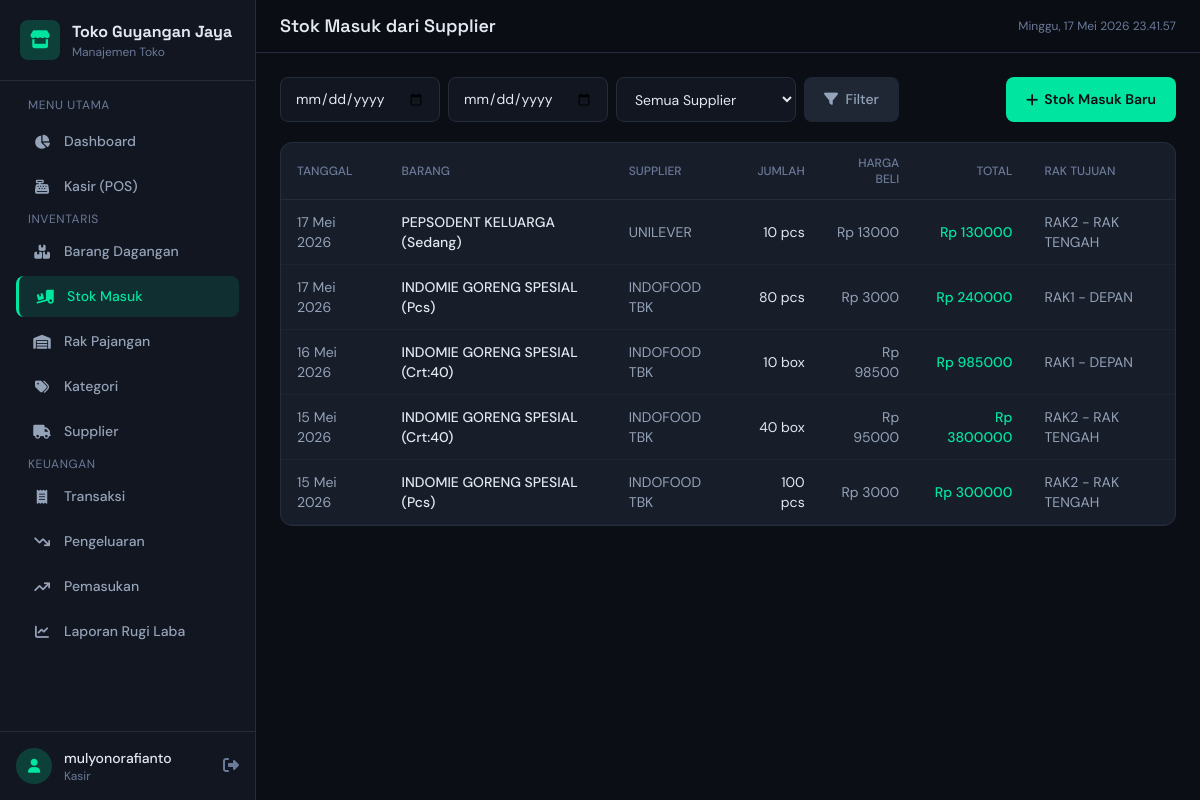
Page /stock-in/ (signed in) on the committed database.
### store/models.py (models this page shows, shortened)
class StockIn(models.Model):
    product = models.ForeignKey(Product, on_delete=models.CASCADE,
                                 verbose_name='Barang', related_name='stock_ins')
    supplier = models.ForeignKey(Supplier, on_delete=models.SET_NULL, null=True,
                                  verbose_name='Supplier', related_name='stock_ins')
    quantity = models.PositiveIntegerField('Jumlah Masuk')
    purchase_price = models.DecimalField('Harga Beli per Unit', max_digits=15, decimal_places=2)
    total_price = models.DecimalField('Total Harga', max_digits=15, decimal_places=2,
                                      help_text='Otomatis dihitung dari jumlah x harga beli')
    shelf = models.ForeignKey(Shelf, on_delete=models.SET_NULL, null=True,
                               verbose_name='Rak Tujuan', related_name='stock_ins')
    date = models.DateField('Tanggal Masuk')
    notes = models.TextField('Catatan', blank=True, null=True)
    created_by = models.ForeignKey(User, on_delete=models.SET_NULL, null=True)
    created_at = models.DateTimeField(auto_now_add=True)
    class Meta:
        verbose_name = 'Stok Masuk'
        verbose_name_plural = 'Stok Masuk'
        ordering = ['-date', '-created_at']

class Product(models.Model):
    UNIT_CHOICES = [
        ('pcs', 'Pieces'),
        ('kg', 'Kilogram'),
        ('ltr', 'Liter'),
        ('pack', 'Pack'),
        ('box', 'Box'),
        ('lusin', 'Lusin'),
    ]
    name = models.CharField('Nama Barang', max_length=200)
    sku = models.CharField('Kode SKU', max_length=50, unique=True, help_text='Stock Keeping Unit')
    barcode = models.CharField('Barcode', max_length=100, blank=True, null=True, unique=True)
    category = models.ForeignKey(Category, on_delete=models.SET_NULL, null=True, blank=True,
                                  verbose_name='Kategori', related_name='products')
    description = models.TextField('Deskripsi', blank=True, null=True)
    unit = models.CharField('Satuan', max_length=20, choices=UNIT_CHOICES, default='pcs')
    purchase_price = models.DecimalField('Harga Beli', max_digits=15, decimal_places=2, default=0)
    selling_price = models.DecimalField('Harga Jual', max_digits=15, decimal_places=2, default=0)
    image = models.ImageField('Gambar', upload_to='products/', blank=True, null=True)
    is_active = models.BooleanField('Aktif', default=True)
    minimum_stock = models.PositiveIntegerField('Stok Minimum', default=5,
                                                 help_text='Peringatan stok rendah jika di bawah ini')
    created_at = models.DateTimeField(auto_now_add=True)
    updated_at = models.DateTimeField(auto_now=True)
    class Meta:
        verbose_name = 'Barang'
        verbose_name_plural = 'Barang'
        ordering = ['name']

class Supplier(models.Model):
    name = models.CharField('Nama Supplier', max_length=200)
    contact_person = models.CharField('Kontak Person', max_length=150, blank=True, null=True)
    phone = models.CharField('Telepon', max_length=20, blank=True, null=True)
    email = models.EmailField('Email', blank=True, null=True)
    address = models.TextField('Alamat', blank=True, null=True)
    created_at = models.DateTimeField(auto_now_add=True)
    updated_at = models.DateTimeField(auto_now=True)
    class Meta:
        verbose_name = 'Supplier'
        verbose_name_plural = 'Supplier'
        ordering = ['name']

class Shelf(models.Model):
    name = models.CharField('Nama Rak', max_length=100)
    location = models.CharField('Lokasi Rak', max_length=200, help_text='Contoh: Area depan kiri, Rak nomor 3')
    description = models.TextField('Deskripsi', blank=True, null=True)
    capacity = models.PositiveIntegerField('Kapasitas (unit)', default=100)
    created_at = models.DateTimeField(auto_now_add=True)
    updated_at = models.DateTimeField(auto_now=True)
    class Meta:
        verbose_name = 'Rak'
        verbose_name_plural = 'Rak'
        ordering = ['name']

### store/views.py (the view)
# urls.py: path('stock-in/', views.stockin_list, name='stockin_list'),
@login_required
def stockin_list(request):
    stockins = StockIn.objects.select_related('product', 'supplier', 'shelf').all()
    date_from = request.GET.get('date_from')
    date_to = request.GET.get('date_to')
    supplier = request.GET.get('supplier')
    if date_from:
        stockins = stockins.filter(date__gte=date_from)
    if date_to:
        stockins = stockins.filter(date__lte=date_to)
    if supplier:
        stockins = stockins.filter(supplier_id=supplier)
    suppliers = Supplier.objects.all()
    return render(request, 'store/stockin_list.html', {
        'stockins': stockins,
        'suppliers': suppliers,
    })

### store/templates/store/stockin_list.html (shortened to what this page needs)
{% extends 'store/base.html' %}
{% block nav_stockin %}active{% endblock %}
{% block page_title %}Stok Masuk dari Supplier{% endblock %}
{% block content %}
<div class="flex flex-col sm:flex-row gap-3 mb-5">
    <form method="get" class="flex flex-wrap gap-2 flex-1">
        <input type="date" name="date_from" class="form-input max-w-[160px]" value="{{ request.GET.date_from|default:'' }}">
        <input type="date" name="date_to" class="form-input max-w-[160px]" value="{{ request.GET.date_to|default:'' }}">
        <select name="supplier" class="form-input max-w-[180px]">
            <option value="">Semua Supplier</option>
        </select>
        <button type="submit" class="btn-secondary"><i class="fas fa-filter mr-1"></i> Filter</button>
    </form>
    <a href="{% url 'store:stockin_create' %}" class="btn-primary inline-flex items-center gap-1.5 whitespace-nowrap">
        <i class="fas fa-plus"></i> Stok Masuk Baru
    </a>
</div>
<div class="bg-card border border-border rounded-xl overflow-hidden">
    <div class="overflow-x-auto">
        <table class="w-full text-sm">
            <thead>
                <tr class="border-b border-border text-left">
                    <th class="px-4 py-3 text-muted font-medium text-xs uppercase">Tanggal</th>
                    <th class="px-4 py-3 text-muted font-medium text-xs uppercase">Barang</th>
                    <th class="px-4 py-3 text-muted font-medium text-xs uppercase">Supplier</th>
                    <th class="px-4 py-3 text-muted font-medium text-xs uppercase text-right">Jumlah</th>
                    <th class="px-4 py-3 text-muted font-medium text-xs uppercase text-right">Harga Beli</th>
                    <th class="px-4 py-3 text-muted font-medium text-xs uppercase text-right">Total</th>
                    <th class="px-4 py-3 text-muted font-medium text-xs uppercase">Rak Tujuan</th>
                </tr>
            </thead>
            <tbody>
                {% for si in stockins %}
                <tr class="table-row border-b border-border/50">
                    <td class="px-4 py-3 text-fgDim">{{ si.date|date:"d M Y" }}</td>
                    <td class="px-4 py-3 text-fg font-medium">{{ si.product.name }}</td>
                    <td class="px-4 py-3 text-fgDim">{{ si.supplier.name|default:"-" }}</td>
                    <td class="px-4 py-3 text-right text-fg">{{ si.quantity }} {{ si.product.unit }}</td>
                    <td class="px-4 py-3 text-right text-fgDim">Rp {{ si.purchase_price|floatformat:0 }}</td>
                    <td class="px-4 py-3 text-right text-accent font-medium">Rp {{ si.total_price|floatformat:0 }}</td>
                    <td class="px-4 py-3 text-fgDim">{{ si.shelf.name|default:"-" }}</td>
                </tr>
                {% empty %}
                <tr>
                    <td colspan="7" class="px-4 py-12 text-center text-muted">
                        <i class="fas fa-truck-ramp-box text-3xl mb-3 block"></i>Belum ada data stok masuk
                    </td>
                </tr>
                {% endfor %}
            </tbody>
        </table>
    </div>
</div>
{% endblock %}

### store/templates/store/base.html (shortened to what this page needs)
{% load static %}
<!DOCTYPE html>
<html lang="id">
<head>
    <script src="https://cdn.tailwindcss.com"></script>
    <link rel="stylesheet" href="https://cdnjs.cloudflare.com/ajax/libs/font-awesome/6.5.0/css/all.min.css">
</head>
<body class="min-h-screen">
    <aside class="sidebar fixed left-0 top-0 h-full w-64 bg-surface border-r border-border flex flex-col z-50 lg:translate-x-0" id="sidebar">
        <div class="p-5 border-b border-border">
            <div class="flex items-center gap-3">
                <div class="w-10 h-10 rounded-lg bg-accent/20 flex items-center justify-center">
                    <i class="fas fa-store text-accent text-lg"></i>
                </div>
                <div>
                    <h1 class="text-base font-display font-bold text-fg">Toko Guyangan Jaya</h1>
                    <p class="text-xs text-muted">Manajemen Toko</p>
                </div>
            </div>
        </div>
        <nav class="flex-1 overflow-y-auto p-4 space-y-1">
            <p class="text-xs text-muted uppercase tracking-wider mb-2 px-3">Menu Utama</p>
            <a href="{% url 'store:dashboard' %}" class="sidebar-link {% block nav_dashboard %}{% endblock %}">
                <i class="fas fa-chart-pie"></i> Dashboard
            </a>
            <a href="{% url 'store:pos' %}" class="sidebar-link {% block nav_pos %}{% endblock %}">
                <i class="fas fa-cash-register"></i> Kasir (POS)
            </a>
            <p class="text-xs text-muted uppercase tracking-wider mt-5 mb-2 px-3">Inventaris</p>
            <a href="{% url 'store:product_list' %}" class="sidebar-link {% block nav_products %}{% endblock %}">
                <i class="fas fa-boxes-stacked"></i> Barang Dagangan
            </a>
            <a href="{% url 'store:stockin_list' %}" class="sidebar-link {% block nav_stockin %}{% endblock %}">
                <i class="fas fa-truck-ramp-box"></i> Stok Masuk
            </a>
            <a href="{% url 'store:shelf_list' %}" class="sidebar-link {% block nav_shelves %}{% endblock %}">
                <i class="fas fa-warehouse"></i> Rak Pajangan
            </a>
            <a href="{% url 'store:category_list' %}" class="sidebar-link {% block nav_categories %}{% endblock %}">
                <i class="fas fa-tags"></i> Kategori
            </a>
            <a href="{% url 'store:supplier_list' %}" class="sidebar-link {% block nav_suppliers %}{% endblock %}">
                <i class="fas fa-truck"></i> Supplier
            </a>
            <p class="text-xs text-muted uppercase tracking-wider mt-5 mb-2 px-3">Keuangan</p>
            <a href="{% url 'store:transaction_list' %}" class="sidebar-link {% block nav_transactions %}{% endblock %}">
                <i class="fas fa-receipt"></i> Transaksi
            </a>
            <a href="{% url 'store:expense_list' %}" class="sidebar-link {% block nav_expenses %}{% endblock %}">
                <i class="fas fa-arrow-trend-down"></i> Pengeluaran
            </a>
            <a href="{% url 'store:income_list' %}" class="sidebar-link {% block nav_incomes %}{% endblock %}">
                <i class="fas fa-arrow-trend-up"></i> Pemasukan
            </a>
            <a href="{% url 'store:report' %}" class="sidebar-link {% block nav_reports %}{% endblock %}">
                <i class="fas fa-chart-line"></i> Laporan Rugi Laba
            </a>
        </nav>
        <div class="p-4 border-t border-border">
            <div class="flex items-center gap-3">
                <div class="w-9 h-9 rounded-full bg-accent/20 flex items-center justify-center">
                    <i class="fas fa-user text-accent text-sm"></i>
                </div>
                <div class="flex-1 min-w-0">
                    <p class="text-sm font-medium text-fg truncate">{{ request.user.username }}</p>
                    <p class="text-xs text-muted">Kasir</p>
                </div>
                <form method="post" action="{% url 'logout' %}" class="inline">
                    <button type="submit" class="text-muted hover:text-danger transition-colors cursor-pointer" title="Keluar">
                        <i class="fas fa-right-from-bracket"></i>
                    </button>
                </form>
            </div>
        </div>
    </aside>
    <main class="lg:ml-64 min-h-screen">
        <header class="sticky top-0 z-30 bg-bg/80 backdrop-blur-xl border-b border-border px-4 lg:px-6 py-3">
            <div class="flex items-center justify-between">
                <div class="flex items-center gap-3">
                    <h2 class="text-lg font-display font-semibold text-fg">{% block page_title %}{% endblock %}</h2>
                </div>
                <div class="flex items-center gap-3">
                    <span class="text-xs text-muted" id="currentTime"></span>
                </div>
            </div>
        </header>
        <div class="p-4 lg:p-6 animate-fade-in">
            {% block content %}{% endblock %}
        </div>
    </main>
</body>
</html>

### store/templates/store/base.html (style rules this page uses)
* { box-sizing: border-box; }
body { font-family: 'DM Sans', sans-serif; background: #0B0E14; color: #E2E8F0; }
h1, h2, h3, h4, h5, h6 { font-family: 'Space Grotesk', sans-serif; }
.form-input { width: 100%; padding: 0.625rem 0.875rem; background: #121620; border: 1px solid #252D3D; border-radius: 0.5rem; color: #E2E8F0; font-size: 0.875rem; transition: all 0.2s; }
.form-input::placeholder { color: #6B7A99; }
.sidebar-link { display: flex; align-items: center; gap: 0.75rem; padding: 0.625rem 1rem; border-radius: 0.5rem; color: #94A3B8; transition: all 0.2s; font-size: 0.875rem; font-weight: 500; }
.sidebar-link.active { background: rgba(0,229,160,0.12); color: #00E5A0; border-left: 3px solid #00E5A0; }
.sidebar-link i { width: 20px; text-align: center; }
.table-row { transition: background 0.15s; }
.btn-primary { background: #00E5A0; color: #0B0E14; font-weight: 600; padding: 0.5rem 1.25rem; border-radius: 0.5rem; transition: all 0.2s; font-size: 0.875rem; }
.btn-secondary { background: rgba(37,45,61,0.8); color: #94A3B8; font-weight: 500; padding: 0.5rem 1.25rem; border-radius: 0.5rem; transition: all 0.2s; font-size: 0.875rem; }
.animate-fade-in { animation: fadeIn 0.4s ease-out; }

### rows in the picture
StockIn: date "17 Mei 2026", product.name "PEPSODENT KELUARGA (Sedang)", supplier.name "UNILEVER", quantity "10", product.unit "pcs", purchase_price "13000", total_price "130000", shelf.name "RAK2 - RAK TENGAH"
StockIn: date "17 Mei 2026", product.name "INDOMIE GORENG SPESIAL (Pcs)", supplier.name "INDOFOOD TBK", quantity "80", product.unit "pcs", purchase_price "3000", total_price "240000", shelf.name "RAK1 - DEPAN"
StockIn: date "16 Mei 2026", product.name "INDOMIE GORENG SPESIAL (Crt:40)", supplier.name "INDOFOOD TBK", quantity "10", product.unit "box", purchase_price "98500", total_price "985000", shelf.name "RAK1 - DEPAN"
StockIn: date "15 Mei 2026", product.name "INDOMIE GORENG SPESIAL (Crt:40)", supplier.name "INDOFOOD TBK", quantity "40", product.unit "box", purchase_price "95000", total_price "3800000", shelf.name "RAK2 - RAK TENGAH"
StockIn: date "15 Mei 2026", product.name "INDOMIE GORENG SPESIAL (Pcs)", supplier.name "INDOFOOD TBK", quantity "100", product.unit "pcs", purchase_price "3000", total_price "300000", shelf.name "RAK2 - RAK TENGAH"

### other values in the picture
{{ request.user.username }} "mulyonorafianto"
